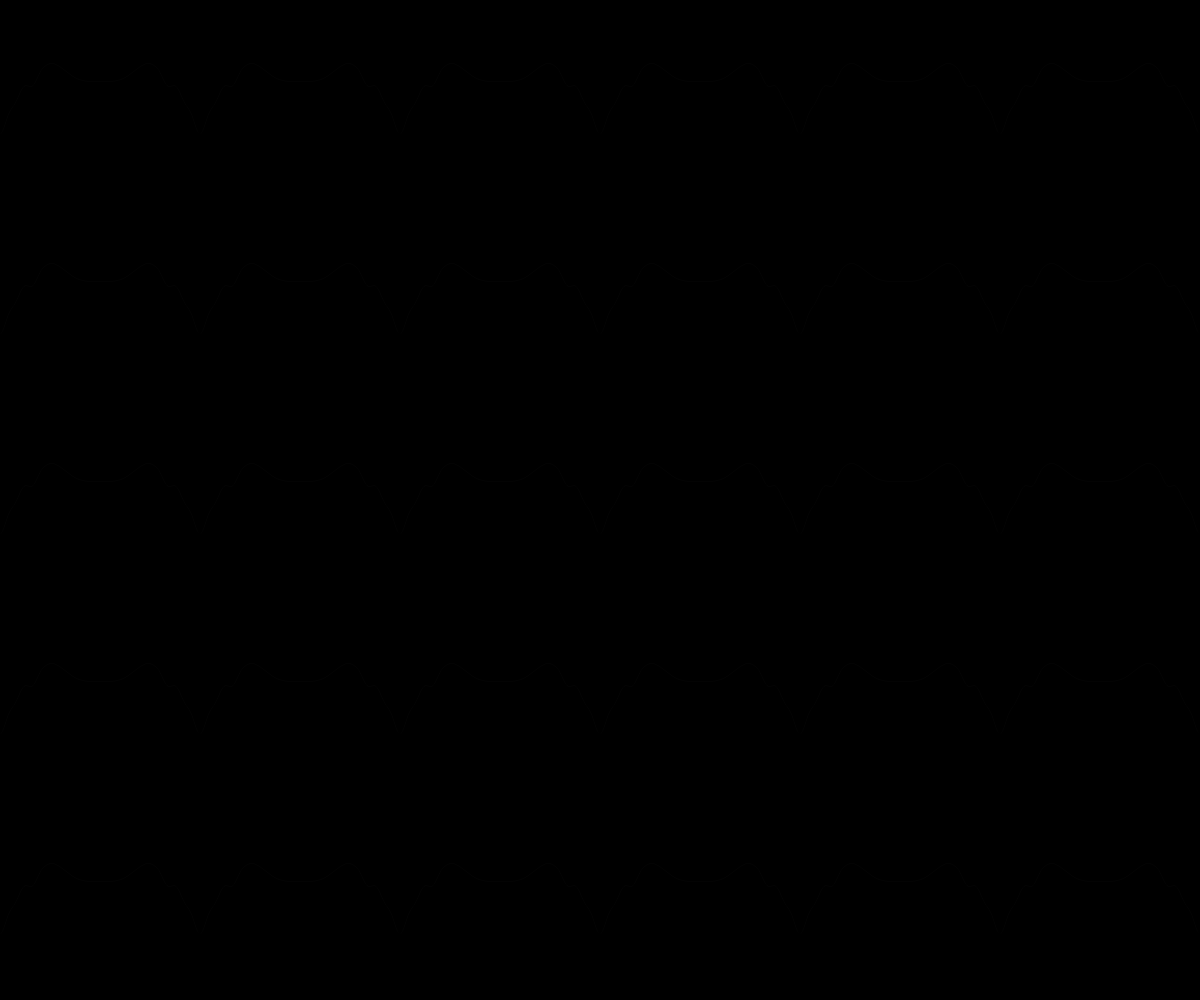
Frame 1 (no input)
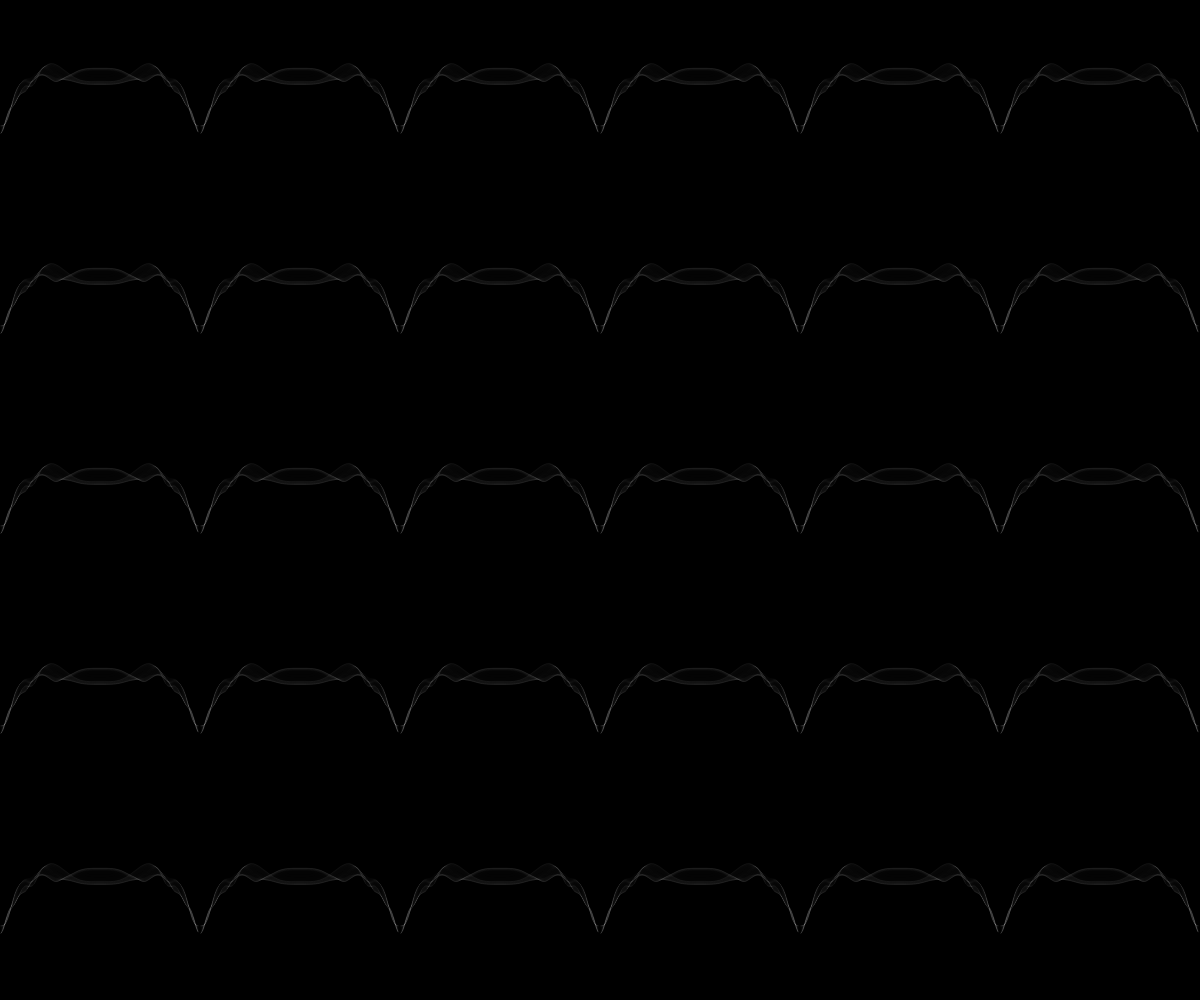
Frame 60 (no input)
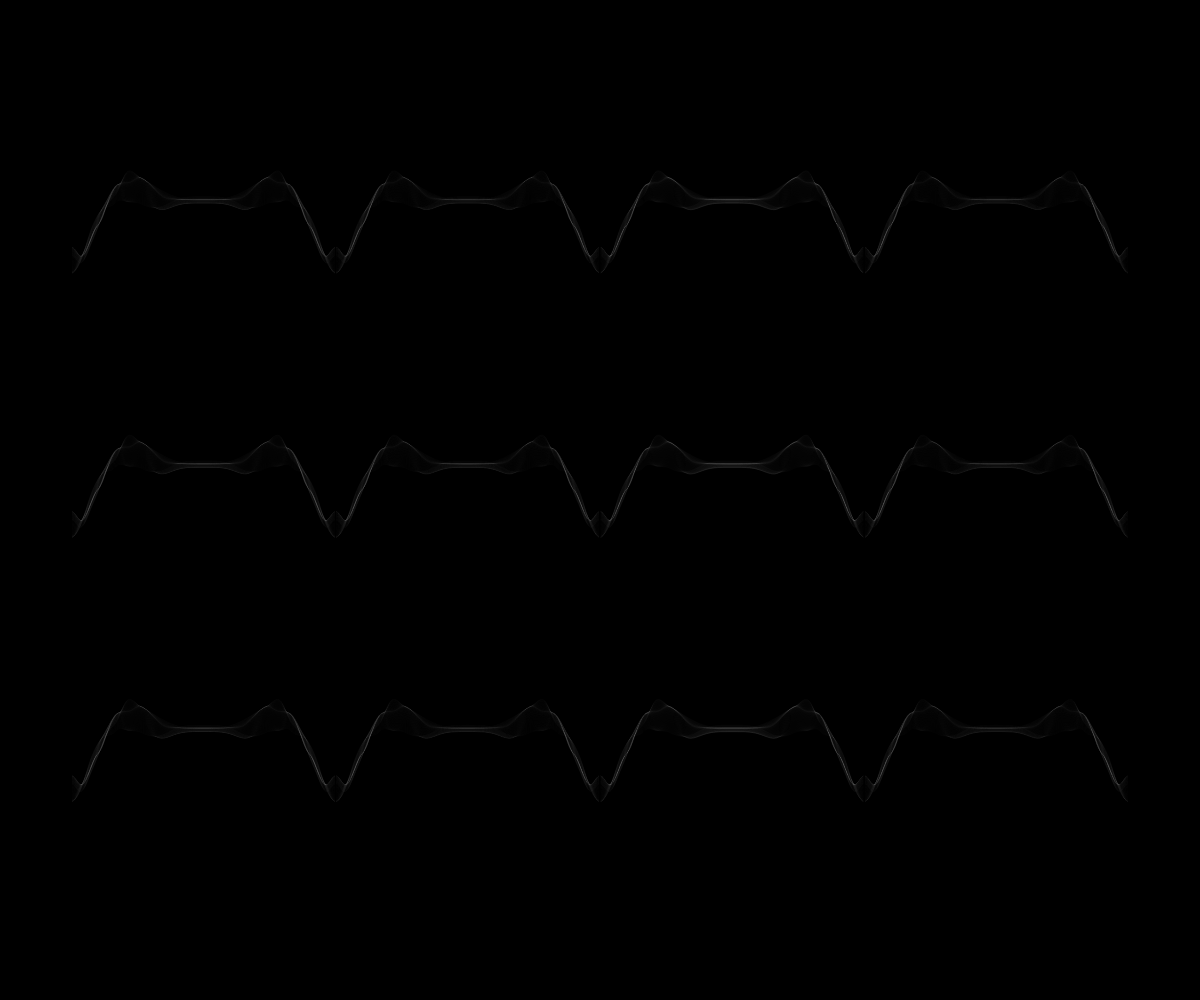
Frame 120 (the mouse pressed at the canvas centre since frame 60)

The p5.js sketch that drew these frames (run headless with seeded random() and noise() and a simulated clock; from frame 60 on, the mouse is pressed at the canvas centre):

// p5.js sketch
// ── sketch.js
let slotSize = 200;
let marginX;
let marginY;
let time = 0

function setup() {

    createCanvas(windowWidth, windowHeight);


    pixelDensity(1);

    marginX = windowWidth - int((windowWidth / slotSize)) * slotSize;
    marginY = windowHeight - int((windowHeight / slotSize)) * slotSize;
    rectMode(CENTER)
    background(0)

}


function draw() {

    //background(0)
    noFill();
    stroke(255,50)
    strokeWeight(0.1)
    time += 0.005;
    for (let i = marginX / 2 + slotSize / 2; i < width - marginX / 2; i += slotSize) {
        for (let j = marginY / 2 + slotSize / 2; j < height - marginY / 2; j += slotSize) {

            beginShape()
            for (let k = - slotSize * 0.5; k < slotSize *0.5 ; k ++){
                let inc = map(k, -slotSize*0.5, slotSize*0.5, 0, PI)
                let n = noise((sin(inc) ), time)
                let h = map(n, 0, 1, -slotSize*0.5 , slotSize*0.5)
                curveVertex(k + i, j + h)
            }
            endShape()
        }
    }
}

function mousePressed() {
    background(0)
    slotSize = random(50, 350)
    marginX = windowWidth - int((windowWidth / slotSize)) * slotSize;
    marginY = windowHeight - int((windowHeight / slotSize)) * slotSize;
}

function keyPressed(){
    background(0)
}


function windowResized() {
    resizeCanvas(windowWidth, windowHeight);
    marginX = windowWidth - int((windowWidth / slotSize)) * slotSize;
    marginY = windowHeight - int((windowHeight / slotSize)) * slotSize;
}
